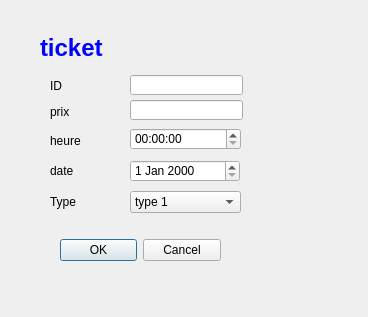
<?xml version="1.0" encoding="UTF-8"?>
<ui version="4.0">
 <class>add_ticket</class>
 <widget class="QDialog" name="add_ticket">
  <property name="geometry">
   <rect>
    <x>0</x>
    <y>0</y>
    <width>368</width>
    <height>317</height>
   </rect>
  </property>
  <property name="windowTitle">
   <string>Dialog</string>
  </property>
  <widget class="QDialogButtonBox" name="buttonBox">
   <property name="geometry">
    <rect>
     <x>60</x>
     <y>234</y>
     <width>161</width>
     <height>32</height>
    </rect>
   </property>
   <property name="orientation">
    <enum>Qt::Horizontal</enum>
   </property>
   <property name="standardButtons">
    <set>QDialogButtonBox::Cancel|QDialogButtonBox::Ok</set>
   </property>
  </widget>
  <widget class="QLabel" name="label_5">
   <property name="geometry">
    <rect>
     <x>50</x>
     <y>194</y>
     <width>71</width>
     <height>16</height>
    </rect>
   </property>
   <property name="text">
    <string>Type</string>
   </property>
  </widget>
  <widget class="QLineEdit" name="id">
   <property name="geometry">
    <rect>
     <x>130</x>
     <y>75</y>
     <width>113</width>
     <height>20</height>
    </rect>
   </property>
  </widget>
  <widget class="QLabel" name="label_6">
   <property name="geometry">
    <rect>
     <x>50</x>
     <y>104</y>
     <width>71</width>
     <height>16</height>
    </rect>
   </property>
   <property name="text">
    <string>prix</string>
   </property>
  </widget>
  <widget class="QLabel" name="label_2">
   <property name="geometry">
    <rect>
     <x>50</x>
     <y>79</y>
     <width>47</width>
     <height>14</height>
    </rect>
   </property>
   <property name="text">
    <string>ID</string>
   </property>
  </widget>
  <widget class="QTimeEdit" name="heure">
   <property name="geometry">
    <rect>
     <x>130</x>
     <y>128</y>
     <width>111</width>
     <height>22</height>
    </rect>
   </property>
  </widget>
  <widget class="QComboBox" name="type">
   <property name="geometry">
    <rect>
     <x>130</x>
     <y>191</y>
     <width>111</width>
     <height>22</height>
    </rect>
   </property>
   <item>
    <property name="text">
     <string>type 1</string>
    </property>
   </item>
   <item>
    <property name="text">
     <string>type 2</string>
    </property>
   </item>
   <item>
    <property name="text">
     <string>type 3</string>
    </property>
   </item>
   <item>
    <property name="text">
     <string>type 4</string>
    </property>
   </item>
  </widget>
  <widget class="QLabel" name="label">
   <property name="geometry">
    <rect>
     <x>40</x>
     <y>28</y>
     <width>101</width>
     <height>41</height>
    </rect>
   </property>
   <property name="text">
    <string>&lt;html&gt;&lt;head/&gt;&lt;body&gt;&lt;p&gt;&lt;span style=&quot; font-size:18pt; font-weight:600; color:#0000ff;&quot;&gt;ticket&lt;/span&gt;&lt;/p&gt;&lt;/body&gt;&lt;/html&gt;</string>
   </property>
  </widget>
  <widget class="QLabel" name="label_3">
   <property name="geometry">
    <rect>
     <x>50</x>
     <y>164</y>
     <width>47</width>
     <height>14</height>
    </rect>
   </property>
   <property name="text">
    <string>date</string>
   </property>
  </widget>
  <widget class="QLabel" name="label_4">
   <property name="geometry">
    <rect>
     <x>50</x>
     <y>134</y>
     <width>47</width>
     <height>14</height>
    </rect>
   </property>
   <property name="text">
    <string>heure</string>
   </property>
  </widget>
  <widget class="QLineEdit" name="prix">
   <property name="geometry">
    <rect>
     <x>130</x>
     <y>100</y>
     <width>113</width>
     <height>20</height>
    </rect>
   </property>
  </widget>
  <widget class="QDateEdit" name="date_t">
   <property name="geometry">
    <rect>
     <x>130</x>
     <y>160</y>
     <width>110</width>
     <height>22</height>
    </rect>
   </property>
  </widget>
 </widget>
 <resources/>
 <connections/>
</ui>
